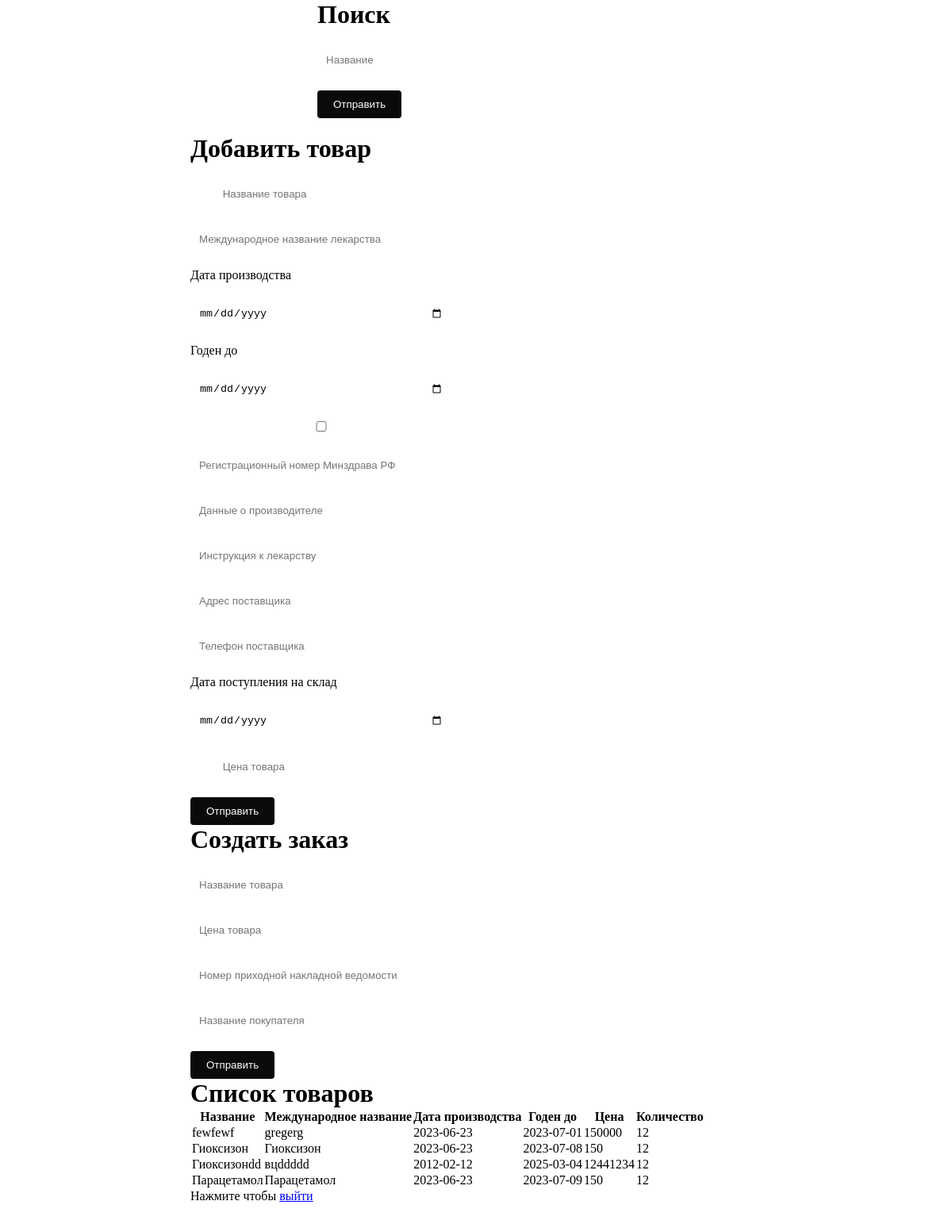
The page / (signed in) on the database its author committed.
### tables this page shows
CREATE TABLE `items` (
  `id` int(11) NOT NULL,
  `name` varchar(100) NOT NULL,
  `international` varchar(100) NOT NULL,
  `creation_date` date NOT NULL,
  `end` date NOT NULL,
  `bull` tinyint(1) NOT NULL,
  `rf` varchar(100) NOT NULL,
  `producer` varchar(50) NOT NULL,
  `instructions` varchar(250) NOT NULL,
  `phone` varchar(20) NOT NULL,
  `address` varchar(50) NOT NULL,
  `dace` date NOT NULL,
  `price` decimal(10,0) NOT NULL,
  `quantity` varchar(100) NOT NULL
);

### index.php (the view, shortened to what this page needs)
<!DOCTYPE html>
<html lang="ru">
<head>
    <link href="css/style.css" rel="stylesheet">
</head>
<body>
<div class="apteka mt-4">
    <?php
    if(($_COOKIE['user'] ?? '') === ''):
    ?>
    <div class="row">
        <div class="col">
            <h1>Регистрация</h1>
            <form class="registration" action="validationForm/check.php" method="post">
                <label><input type="text" class="form-control" name="name" id="name"
                              placeholder="Введите имя"></label>
                <br>
                <label><input type="text" class="form-control" name="login" id="login"
                              placeholder="Введите логин"></label>
                <br>
                <label><input type="password" class="form-control" name="pass" id="pass"
                              placeholder="Введите пароль"></label>
                <br>
                <button class="btn btn-success" type="submit">Зарегистрироваться</button>
            </form>
        </div>
        <div class="col">
            <h1>Авторизация</h1>
            <form class="auth" action="validationForm/auth.php" method="post">
                <label><input type="text" class="form-control" name="login" id="login"
                              placeholder="Введите логин"></label><br>
                <label><input type="password" class="form-control" name="pass" id="pass"
                              placeholder="Введите пароль"></label><br>
                <button class="btn btn-success" type="submit">Войти</button>
            </form>
        </div>
        <?php else:?>
            <div class="search">
                <h1>Поиск</h1>
                <form action="search/search.php" method="post">
                    <label><input type="text" class="form-control" name="search" id="search" placeholder="Название"></label><br>
                    <button class="btn btn-success" type="submit">Отправить</button>
                </form>
            </div>
            <div class="container mt-4">
                <div class="row">
                    <div class="col">
                        <h1>Добавить товар</h1>
                        <form action="create/goods.php" method="post">
                            <label><input type="text" class="form-name" name="name" id="name"
                                          placeholder="	Название товара"></label><br>
                            <label><input type="text" class="form-international" name="international" id="international"
                                          placeholder="Международное название лекарства"></label><br>
                            <br><p>Дата производства</p>
                            <label><input type="date" class="form-begin" name="creation_date" id="creation_date"></label><br>
                            <br><p>Годен до</p>
                            <label><input type="date" class="form-end" name="end" id="end"></label><br>
                            <label><input type="checkbox" class="form-bull" name="bull" id="bull"
                                          placeholder="Одобрено Минздравом РФ"></label><br>
                            <label><input type="text" class="form-rf" name="rf" id="rf"
                                          placeholder="Регистрационный номер Минздрава РФ"></label><br>
                            <label><input type="text" class="form-producer" name="producer" id="producer"
                                          placeholder="Данные о производителе"></label><br>
                            <label><input type="textarea" class="form-instructions" name="instructions" id="instructions"
                                          placeholder="Инструкция к лекарству"></label><br>
                            <label><input type="text" class="form-address" name="address" id="address"
                                          placeholder="Адрес поставщика"></label><br>
                            <label><input type="text" class="form-phone" name="phone" id="phone"
                                          placeholder="Телефон поставщика"></label><br>
                            <br><p>	Дата поступления на склад</p>
                            <label><input type="date" class="form-dace" name="dace" id="dace"></label><br>
                            <label><input type="text" class="form-price" name="price" id="price"
                                          placeholder="	Цена товара"></label><br>
                            <button class="btn btn-success" type="submit">Отправить</button>
                        </form>
                    </div>
                    <div class="col">
                        <h1>Создать заказ</h1>
                        <form action="create/order.php" method="post">
                            <label><input type="text" class="form-name" name="name" id="name"
                                          placeholder="Название товара"></label><br>
                            <label><input type="text" class="form-price" name="price" id="price"
                                          placeholder="Цена товара"></label><br>
                            <label><input type="text" class="form-goods_invoice" name="goods_invoice" id="goods_invoice"
                                          placeholder="Номер приходной накладной ведомости"></label><br>
                            <label><input type="text" class="form-company" name="company" id="company"
                                          placeholder="Название покупателя"></label><br>
                            <button class="btn btn-success" type="submit">Отправить</button>
                        </form>
                    </div>
                    <div class="col">
                        <h1>Список товаров</h1>
                        <?php
                        require_once 'create/connect.php';
                        $itemsResult = mysqli_query($connect, "SELECT * FROM `items`");
                        ?>
                        <table>
                            <thead>
                            <tr>
                                <th>Название</th>
                                <th>Международное название</th>
                                <th>Дата производства</th>
                                <th>Годен до</th>
                                <th>Цена</th>
                                <th>Количество</th>
                            </tr>
                            </thead>
                            <tbody>
                            <?php while ($item = mysqli_fetch_assoc($itemsResult)) { ?>
                                <tr>
                                    <td><?= $item['name'] ?></td>
                                    <td><?= $item['international'] ?></td>
                                    <td><?= $item['creation_date'] ?></td>
                                    <td><?= $item['end'] ?></td>
                                    <td><?= $item['price'] ?></td>
                                    <td><?= $item['quantity'] ?></td>
                                </tr>
                            <?php } ?>
                            </tbody>
                        </table>
                    </div>
                    <div class="col">
                        <p>Нажмите чтобы <a href="exit.php">выйти</a></p>
                    </div>
                </div>
                <br>
            </div>
        <?php endif;?>
    </div>
</body>
</html>

### css/style.css (style rules this page uses)
* { margin: 0; padding: 0; box-sizing: border-box; }
.row { margin-left: 100px; }
input { margin-top: 20px; width: 330px; padding: 10px; border: 1px solid #ffffff; border-radius: 4px; }
button { margin-top: 20px; padding: 10px 20px; background-color: #0a0a0a; color: white; border: none; border-radius: 4px; cursor: pointer; }
.container { max-width: 960px; margin: 0 auto; padding: 20px; }
.search { margin: auto; width: 400px; }

### rows shown on the page
items: name "fewfewf", international "gregerg", creation_date "2023-06-23", end "2023-07-01", price "150000", quantity "12"
items: name "Гиоксизон", international "Гиоксизон", creation_date "2023-06-23", end "2023-07-08", price "150", quantity "12"
items: name "Гиоксизонdd", international "вцddddd", creation_date "2012-02-12", end "2025-03-04", price "12441234", quantity "12"
items: name "Парацетамол", international "Парацетамол", creation_date "2023-06-23", end "2023-07-09", price "150", quantity "12"
